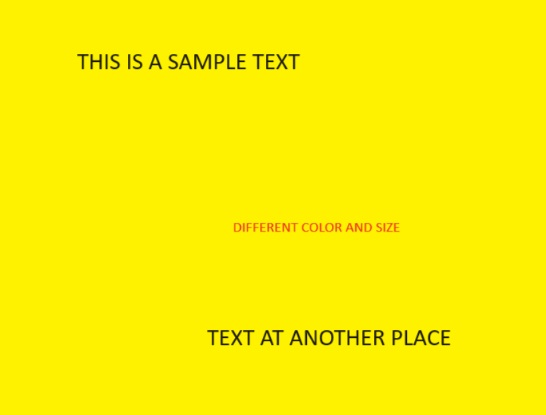
#> input picture sample.jpg, 546 x 415 px
$ python extract_text_to_excell.py
#> lines starting #> are read from the running program, lines starting #| are printed output that depends on the picture; after the words box and inside, x2 and y2 are one past the last pixel; in counts of white or black regions, pixels touching at a corner belong together

import cv2
import pytesseract
import numpy as np
import pandas as pd


TESSERACT_PATH = r"D:\\Tesseract\\tesseract.exe" #thay dia chi Tesseract vao day !!!!

import sys
sys.path.append(TESSERACT_PATH)
pytesseract.pytesseract.tesseract_cmd = TESSERACT_PATH

img = cv2.imread('sample.jpg')
#> img is the input picture: shape (415, 546, 3); mean B, G, R 0.6, 239.6, 251.8

# Convert the image to gray scale
gray = cv2.cvtColor(img, cv2.COLOR_BGR2GRAY)
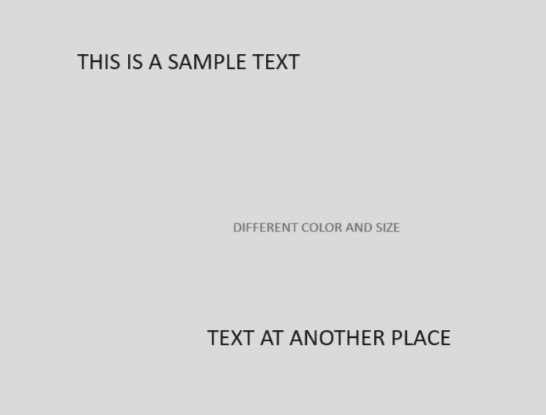
#> gray: shape (415, 546); min 22, max 226, mean 216

# [9 lines of commented-out code are left out]
blur = cv2.GaussianBlur(gray, (5, 5), 0)


bin_img = cv2.adaptiveThreshold(blur, 255, cv2.ADAPTIVE_THRESH_GAUSSIAN_C, cv2.THRESH_BINARY, 31, 2)
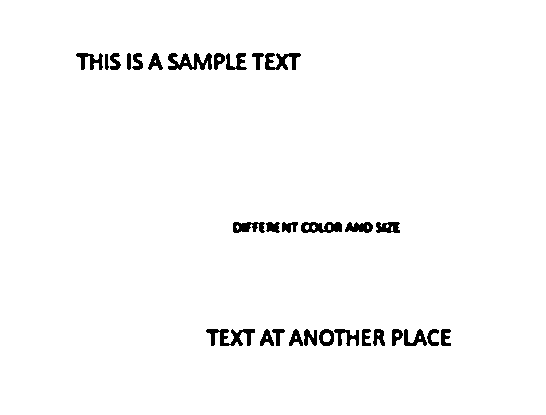
#> bin_img: shape (415, 546); 97.7% white; 30 black regions, largest, box (x1, y1, x2, y2) and area: (206, 329, 255, 346) 435, (168, 53, 212, 70) 432, (265, 53, 301, 70) 339

# Perform dilation and erosion to remove some noise
kernel = np.ones((1, 1), np.uint8)
img = cv2.dilate(bin_img, kernel, iterations=1)
img = cv2.erode(img, kernel, iterations=1)

# Use pytesseract to convert the image data to text
#> (the run stopped early here; a loop or call above may not have finished)
